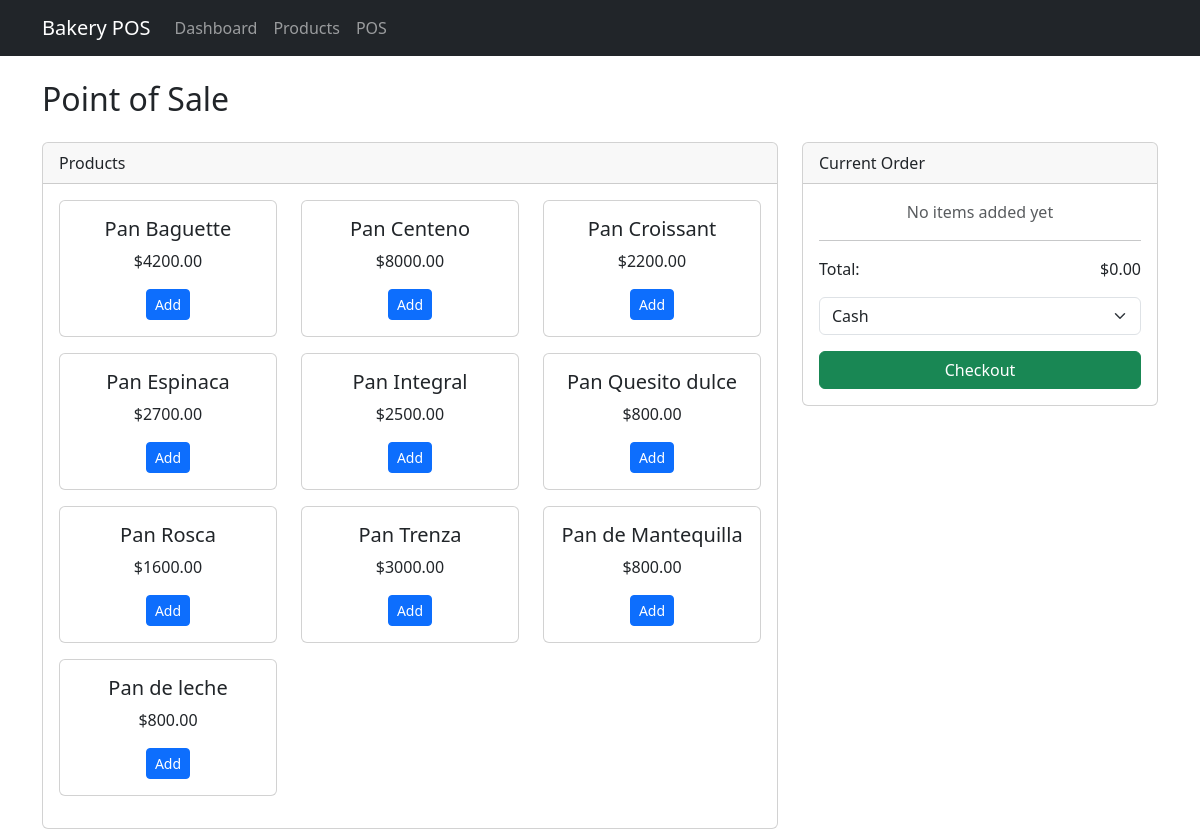
Page /pos/ (signed in) on the committed database.
### bakery/models.py (models this page shows, shortened)
class Product(models.Model):
    name = models.CharField(max_length=100)
    description = models.TextField(blank=True)
    price = models.DecimalField(max_digits=6, decimal_places=2)
    category = models.CharField(max_length=50)
    quantity = models.PositiveIntegerField(default=0)
    alert_threshold = models.PositiveIntegerField(default=5)
    active = models.BooleanField(default=True)

### bakery/views.py (the view)
# urls.py: path('pos/', views.pos_view, name='pos'),
@login_required
def pos_view(request):
    products = Product.objects.filter(quantity__gt=0).order_by('name')
    print(f"Found {products.count()} products for POS view")
    return render(request, 'bakery/pos.html', {'products': products})

### bakery/templates/bakery/pos.html (shortened to what this page needs)
{% extends 'bakery/base.html' %}
{% block content %}
<h2>Point of Sale</h2>
<div class="row mt-4">
    <div class="col-md-8">
        <div class="card">
            <div class="card-header">
                Products
            </div>
            <div class="card-body">
                <div class="row">
                    {% for product in products %}
                    <div class="col-md-4 mb-3">
                        <div class="card product-card" data-id="{{ product.id }}" data-name="{{ product.name }}" data-price="{{ product.price }}">
                            <div class="card-body text-center">
                                <h5 class="card-title">{{ product.name }}</h5>
                                <p class="card-text">${{ product.price }}</p>
                                <button class="btn btn-sm btn-primary add-to-cart">Add</button>
                            </div>
                        </div>
                    </div>
                    {% endfor %}
                </div>
            </div>
        </div>
    </div>
    <div class="col-md-4">
        <div class="card">
            <div class="card-header">
                Current Order
            </div>
            <div class="card-body">
                <div id="cart-items">
                </div>
                <hr>
                <div class="d-flex justify-content-between">
                    <span>Total:</span>
                    <span id="cart-total">$0.00</span>
                </div>
                <div class="mt-3">
                    <select class="form-select mb-3" id="payment-method">
                        <option value="CASH">Cash</option>
                    </select>
                    <button id="checkout-btn" class="btn btn-success w-100">Checkout</button>
                </div>
            </div>
        </div>
    </div>
</div>
{% endblock %}

### rows in the picture
Product: name "Pan Baguette", price "4200.00"
Product: name "Pan Centeno", price "8000.00"
Product: name "Pan Croissant", price "2200.00"
Product: name "Pan Espinaca", price "2700.00"
Product: name "Pan Integral", price "2500.00"
Product: name "Pan Quesito dulce", price "800.00"
Product: name "Pan Rosca", price "1600.00"
Product: name "Pan Trenza", price "3000.00"
Product: name "Pan de Mantequilla", price "800.00"
Product: name "Pan de leche", price "800.00"
